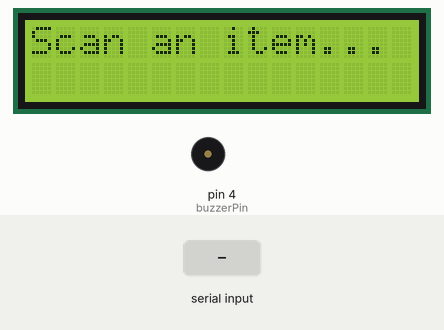
Simulated run of this sketch. Board: Arduino Uno, built with avr-gcc and run on an emulated ATmega328P. On the bench: 16×2 character LCD, buzzer (waves = sounding, pin HIGH). The inputs (shaded band) are chosen by the test bench. What the sketch prints to the serial monitor is not drawn.

Above: at 1.2 s.
1.3 s: "5300B295BBCF" received over the second serial link
At 2.4 s:
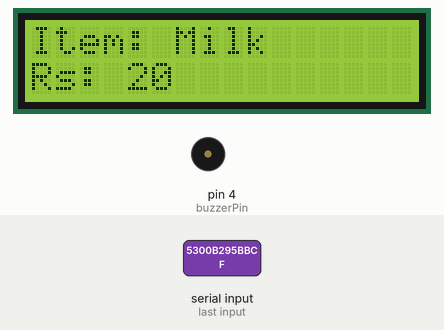
At 4.5 s:
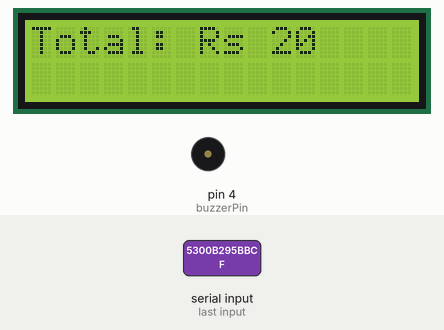
Timing chart, 0 to 6.0 s (numbered marks = the images above; inputs shaded):
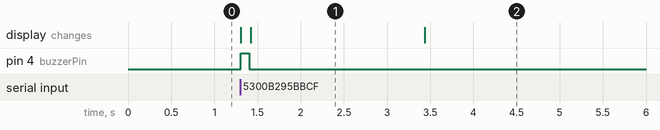

Measured:
- after the input at 1.3 s, pin 4 (buzzerPin): LOW → HIGH at once, → LOW 0.10 s later; the display: first changes at once (image 1 shows a later state)
- what the display in image 1 shows lasts 2.0 s, from 1.4 s to 3.4 s

The sketch:

sketch_2.ino
```cpp
#include <Wire.h>
#include <LiquidCrystal_I2C.h>
#include <SoftwareSerial.h>

SoftwareSerial rfid(2, 3);  // RX, TX (Only RX used)
LiquidCrystal_I2C lcd(0x27, 16, 2);  // I2C address of LCD

const int buzzerPin = 4;  // Buzzer connected to D4

struct Item {
  String name;
  int price;
};

int total = 0;

Item getItemByRFID(String tag) {
  if (tag == "5300B295BBCF") return {"Milk", 20};
  if (tag == "5300B33638EE") return {"Bread", 15};
  if (tag == "5300B29ACDB6") return {"Juice", 30};
  if (tag == "5300B2985A23") return {"Soap", 10};
  if (tag == "5300B333C516") return {"Eggs", 25};
  return {"Unknown", 0};
}

void setup() {
  Serial.begin(9600);
  rfid.begin(9600);

  lcd.init();
  lcd.backlight();

  pinMode(buzzerPin, OUTPUT);

  lcd.setCursor(0, 0);
  lcd.print("Scan an item...");
}

void loop() {
  if (rfid.available() >= 12) {
    String tag = "";
    for (int i = 0; i < 12; i++) {
      char ch = rfid.read();
      tag += ch;
    }

    Item item = getItemByRFID(tag);
    lcd.clear();

    if (item.name != "Unknown") {
      total += item.price;
      Serial.print("Scanned: ");
      Serial.print(item.name);
      Serial.print(" | Price: Rs");
      Serial.print(item.price);
      Serial.print(" | Total: Rs");
      Serial.println(total);

      // Short beep for valid scan
      digitalWrite(buzzerPin, HIGH);
      delay(100);
      digitalWrite(buzzerPin, LOW);

      // Show item and price
      lcd.setCursor(0, 0);
      lcd.print("Item: " + item.name);
      lcd.setCursor(0, 1);
      lcd.print("Rs: " + String(item.price));
      delay(2000);

      // Show total
      lcd.clear();
      lcd.setCursor(0, 0);
      lcd.print("Total: Rs " + String(total));
      delay(2000);
    } else {
      Serial.println("Unknown Item");
      lcd.setCursor(0, 0);
      lcd.print("Unknown Item");
      lcd.setCursor(0, 1);
      lcd.print("Try again");
      delay(2000);
    }

    while (rfid.available()) rfid.read();  // Clear buffer
    delay(1000);
  }
}
```
